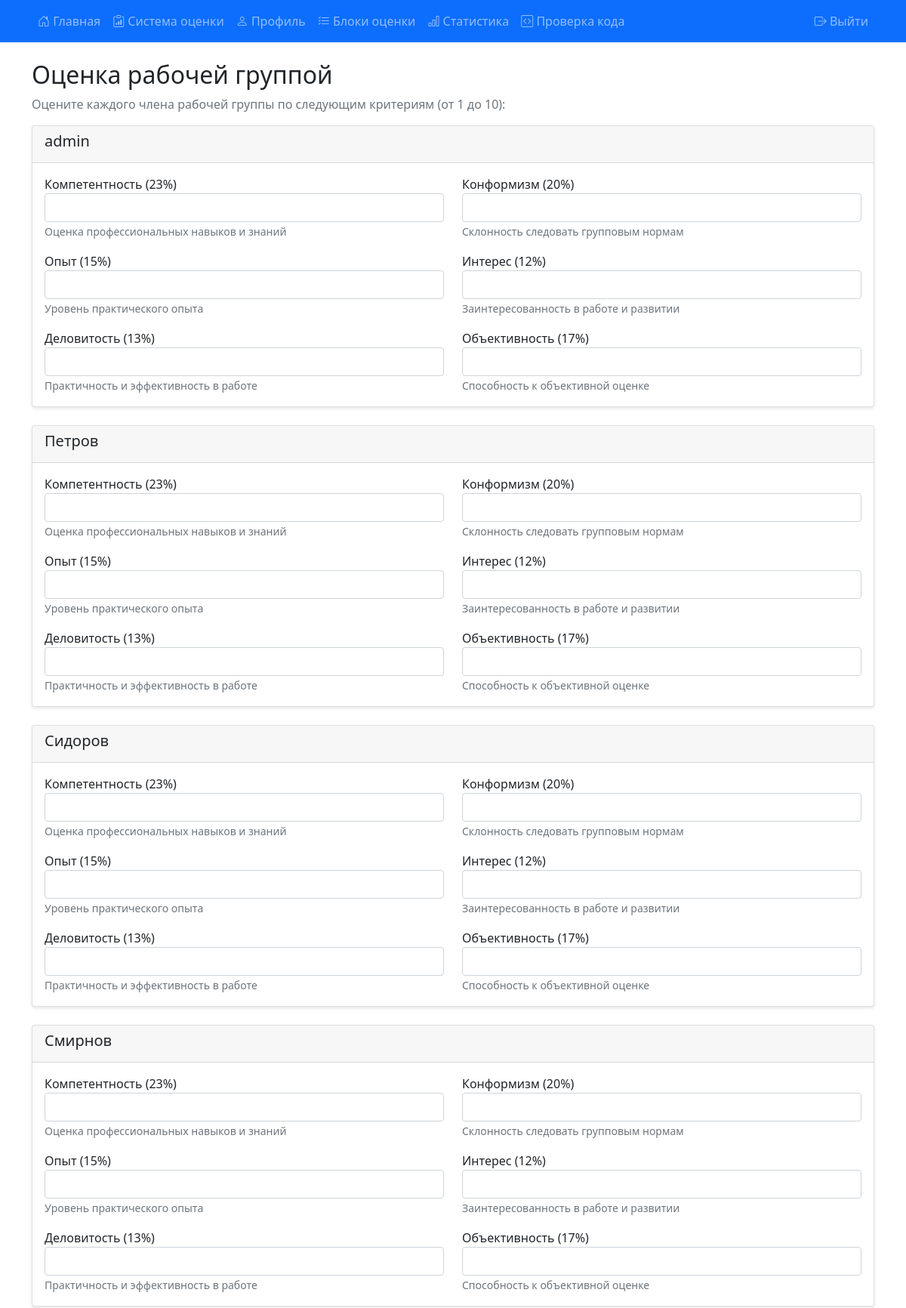
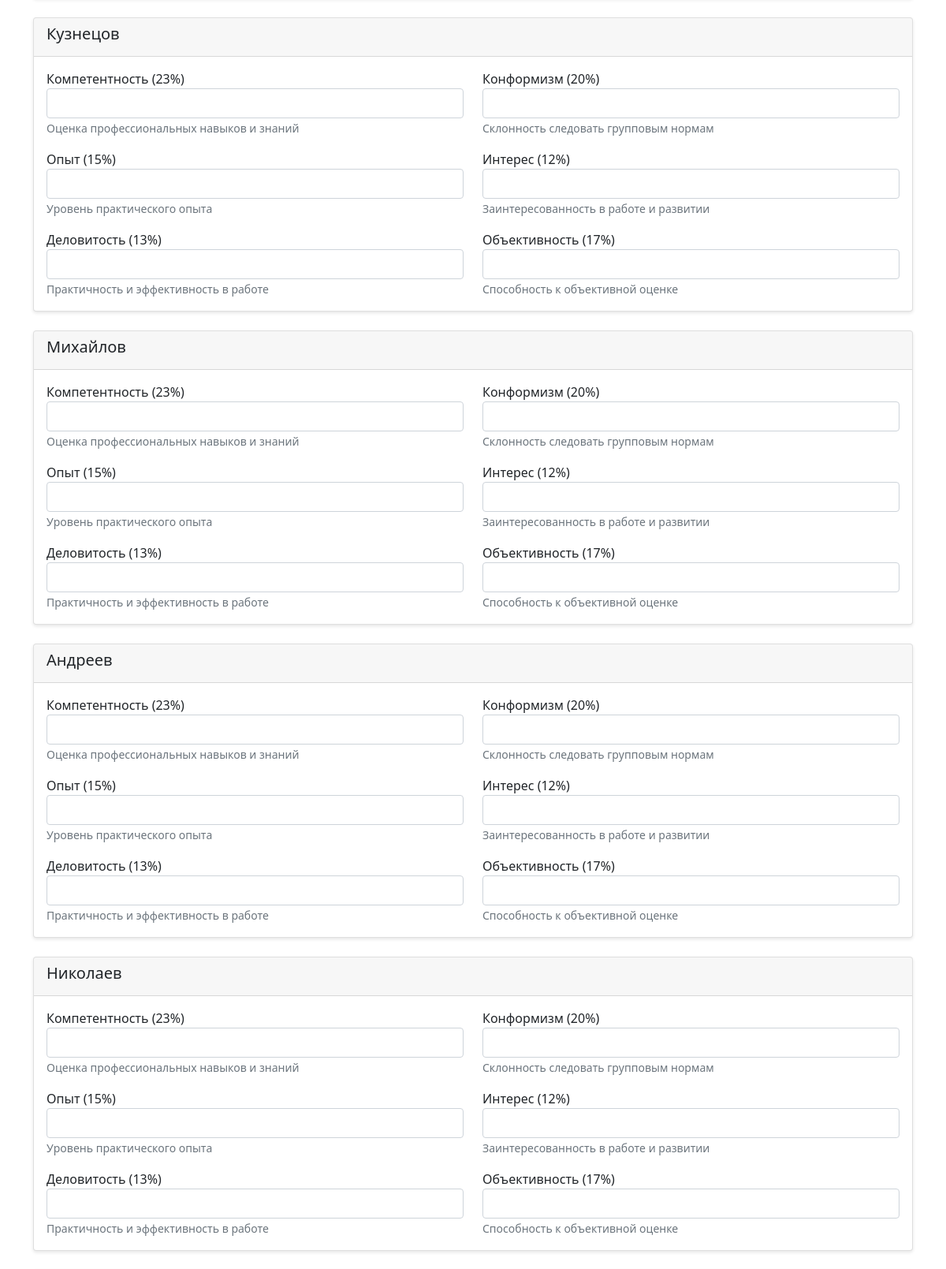
The page /work_group_evaluation (signed in, upper part) on the database its author committed (2 pictures, top to bottom).
### models.py (models this page shows, shortened)
class User(UserMixin, db.Model):
    id = db.Column(db.Integer, primary_key=True)
    username = db.Column(db.String(80), unique=True, nullable=False)
    password = db.Column(db.String(120), nullable=False)
    role = db.Column(db.String(20), default='user')

### 1.py (the view)
@app.route('/work_group_evaluation')
@login_required
def work_group_evaluation():
    users = User.query.filter(User.id != session['user_id']).all()
    return render_template('work_group_evaluation.html', users=users)

### 1.py (called while the page is built)
@login_manager.user_loader
def load_user(user_id):
    return db.session.get(User, int(user_id))

def login_required(f):
    @wraps(f)
    def decorated_function(*args, **kwargs):
        if 'user_id' not in session:
            flash('Пожалуйста, войдите в систему', 'error')
            return redirect(url_for('login'))
        return f(*args, **kwargs)
    return decorated_function

@app.before_request
def before_request():
    try:
        if current_user.is_authenticated and ('user_id' not in session or session.get('user_id') != current_user.id):
            session['user_id'] = current_user.id
            session['role'] = current_user.role
            session['username'] = current_user.username
            debug_print(f"Синхронизирована сессия с Flask-Login: user_id={current_user.id}")
        elif 'user_id' in session and not current_user.is_authenticated:
            user = db.session.get(User, session['user_id'])
            if user:
                login_user(user)
                debug_print(f"Восстановлена аутентификация из сессии: user_id={user.id}")
    except Exception as e:
        debug_print(f"Ошибка синхронизации аутентификации: {str(e)}")

### templates/work_group_evaluation.html (shortened to what this page needs)
{% extends "base.html" %}
{% block content %}
<div class="container mt-4">
    <h2>Оценка рабочей группой</h2>
    <p class="text-muted">Оцените каждого члена рабочей группы по следующим критериям (от 1 до 10):</p>
    <form method="POST" action="{{ url_for('submit_work_group_evaluation') }}">
        {% for user in users %}
        <div class="card mb-4">
            <div class="card-header">
                <h5>{{ user.username }}</h5>
            </div>
            <div class="card-body">
                <div class="row">
                    <div class="col-md-6">
                        <div class="form-group">
                            <label for="competence_{{ user.id }}">Компетентность (23%)</label>
                            <input type="number" class="form-control" id="competence_{{ user.id }}"
                                   name="competence_{{ user.id }}" min="1" max="10" required>
                            <small class="form-text text-muted">Оценка профессиональных навыков и знаний</small>
                        </div>
                    </div>
                    <div class="col-md-6">
                        <div class="form-group">
                            <label for="conformity_{{ user.id }}">Конформизм (20%)</label>
                            <input type="number" class="form-control" id="conformity_{{ user.id }}"
                                   name="conformity_{{ user.id }}" min="1" max="10" required>
                            <small class="form-text text-muted">Склонность следовать групповым нормам</small>
                        </div>
                    </div>
                </div>
                <div class="row mt-3">
                    <div class="col-md-6">
                        <div class="form-group">
                            <label for="experience_{{ user.id }}">Опыт (15%)</label>
                            <input type="number" class="form-control" id="experience_{{ user.id }}"
                                   name="experience_{{ user.id }}" min="1" max="10" required>
                            <small class="form-text text-muted">Уровень практического опыта</small>
                        </div>
                    </div>
                    <div class="col-md-6">
                        <div class="form-group">
                            <label for="interest_{{ user.id }}">Интерес (12%)</label>
                            <input type="number" class="form-control" id="interest_{{ user.id }}"
                                   name="interest_{{ user.id }}" min="1" max="10" required>
                            <small class="form-text text-muted">Заинтересованность в работе и развитии</small>
                        </div>
                    </div>
                </div>
                <div class="row mt-3">
                    <div class="col-md-6">
                        <div class="form-group">
                            <label for="business_{{ user.id }}">Деловитость (13%)</label>
                            <input type="number" class="form-control" id="business_{{ user.id }}"
                                   name="business_{{ user.id }}" min="1" max="10" required>
                            <small class="form-text text-muted">Практичность и эффективность в работе</small>
                        </div>
                    </div>
                    <div class="col-md-6">
                        <div class="form-group">
                            <label for="objectivity_{{ user.id }}">Объективность (17%)</label>
                            <input type="number" class="form-control" id="objectivity_{{ user.id }}"
                                   name="objectivity_{{ user.id }}" min="1" max="10" required>
                            <small class="form-text text-muted">Способность к объективной оценке</small>
                        </div>
                    </div>
                </div>
            </div>
        </div>
        {% endfor %}
    </form>
</div>
{% endblock %}

### templates/base.html (style rules this page uses)
body { min-height: 100vh; display: flex; flex-direction: column; }
.card { box-shadow: 0 2px 4px rgba(0,0,0,0.1); }

### rows shown on the page
User: username "admin"
User: username "Петров"
User: username "Сидоров"
User: username "Смирнов"
User: username "Кузнецов"
User: username "Михайлов"
User: username "Андреев"
User: username "Николаев"
